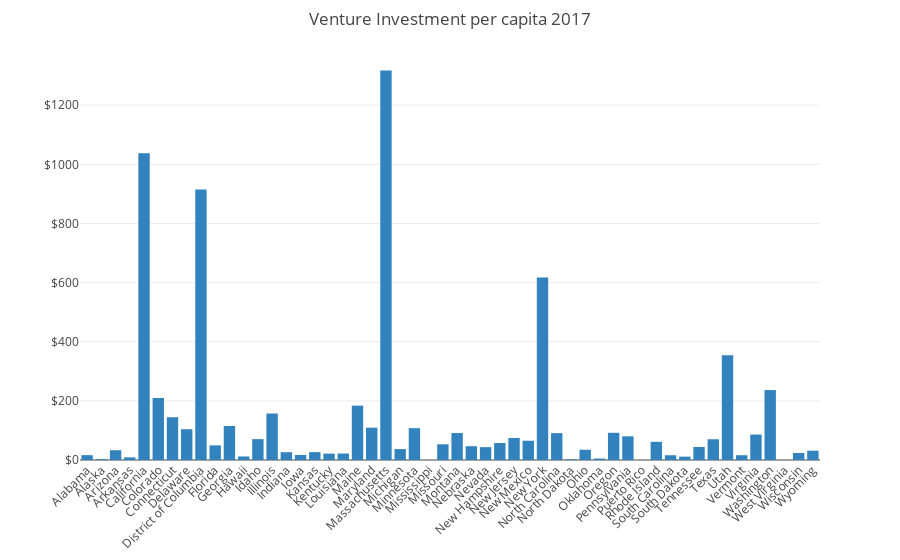

Notebook source saved alongside this figure:
### Markdown cell above
Nothing out of the ordinary but it doesn't give us much insight into whats happening outside California, New York or Massachusetts. Lets do a bar chart.

### Code cell
trace0 = go.Bar(
    x=usd_per_capita.index,
    y=usd_per_capita,
    name='Primary Product',
    marker=dict(
        color='rgb(49,130,189)'
    )
)

layout = go.Layout(
    xaxis=dict(tickangle=-45),
    yaxis=dict(tickprefix="$"),
    barmode='group',
    margin={"t": 50, "b": 100},
    title="Venture Investment per capita 2017",
)

fig = go.Figure(data=[trace0], layout=layout)
iplot(fig)

### Figure 1 — Plotly figure (JSON) as saved in the notebook; plotly's stock layout.template omitted (floating-point values rounded to 4 significant figures)
{"data": [{"marker": {"color": "rgb(49,130,189)"}, "name": "Primary Product", "type": "bar", "uid": "6c3019fc-4fcb-48a6-8277-2aa9ee7337c5", "x": ["Alabama", "Alaska", "Arizona", "Arkansas", "California", "Colorado", "Connecticut", "Delaware", "District of Columbia", "Florida", "Georgia", "Hawaii", "Idaho", "Illinois", "Indiana", "Iowa", "Kansas", "Kentucky", "Louisiana", "Maine", "Maryland", "Massachusetts", "Michigan", "Minnesota", "Mississippi", "Missouri", "Montana", "Nebraska", "Nevada", "New Hampshire", "New Jersey", "New Mexico", "New York", "North Carolina", "North Dakota", "Ohio", "Oklahoma", "Oregon", "Pennsylvania", "Puerto Rico", "Rhode Island", "South Carolina", "South Dakota", "Tennessee", "Texas", "Utah", "Vermont", "Virginia", "Washington", "West Virginia", "Wisconsin", "Wyoming"], "y": [16.39, 2.856, 33.04, 8.899, 1037.0, 209.7, 144.5, 104.1, 915.1, 49.42, 115.1, 11.92, 70.54, 157.2, 26.34, 16.9, 26.52, 21.51, 21.88, 183.8, 109.4, 1317.0, 36.91, 107.6, 0.1087, 53.14, 91.09, 46.56, 43.48, 57.32, 74.46, 65.16, 617.5, 90.77, 2.182, 34.6, 4.903, 91.99, 80.1, 0.1564, 61.41, 16.1, 11.41, 44.05, 70.13, 354.2, 16.23, 86.05, 236.6, 0.5294, 23.65, 31.5]}], "layout": {"autosize": true, "barmode": "group", "margin": {"b": 100, "t": 50}, "title": {"text": "Venture Investment per capita 2017"}, "xaxis": {"autorange": true, "range": [-0.5, 51.5], "tickangle": -45, "type": "category"}, "yaxis": {"autorange": true, "range": [0, 1387.0], "tickprefix": "$", "type": "linear"}}}
